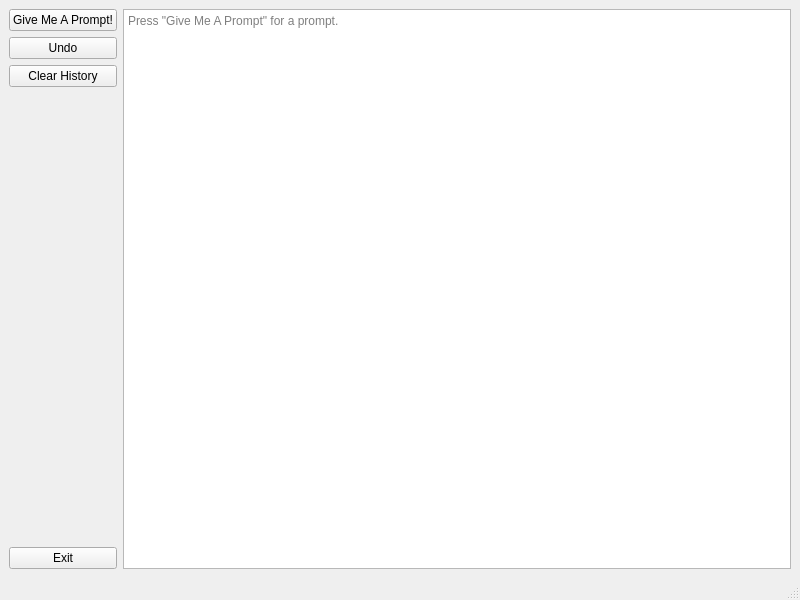
<?xml version="1.0" encoding="UTF-8"?>
<ui version="4.0">
 <class>MainWindow</class>
 <widget class="QMainWindow" name="MainWindow">
  <property name="geometry">
   <rect>
    <x>0</x>
    <y>0</y>
    <width>800</width>
    <height>600</height>
   </rect>
  </property>
  <property name="windowTitle">
   <string>Prompt Generator</string>
  </property>
  <widget class="QWidget" name="centralwidget">
   <layout class="QGridLayout" name="gridLayout">
    <item row="0" column="0">
     <layout class="QVBoxLayout" name="verticalLayout">
      <item>
       <widget class="QPushButton" name="createPrompt">
        <property name="text">
         <string>Give Me A Prompt!</string>
        </property>
       </widget>
      </item>
      <item>
       <widget class="QPushButton" name="pushButton">
        <property name="text">
         <string>Undo</string>
        </property>
       </widget>
      </item>
      <item>
       <widget class="QPushButton" name="pushButton_3">
        <property name="text">
         <string>Clear History</string>
        </property>
       </widget>
      </item>
      <item>
       <spacer name="verticalSpacer">
        <property name="orientation">
         <enum>Qt::Vertical</enum>
        </property>
        <property name="sizeHint" stdset="0">
         <size>
          <width>20</width>
          <height>40</height>
         </size>
        </property>
       </spacer>
      </item>
      <item>
       <widget class="QPushButton" name="pushButton_2">
        <property name="text">
         <string>Exit</string>
        </property>
       </widget>
      </item>
     </layout>
    </item>
    <item row="0" column="1">
     <widget class="QPlainTextEdit" name="plainTextEdit">
      <property name="readOnly">
       <bool>true</bool>
      </property>
      <property name="placeholderText">
       <string>Press &quot;Give Me A Prompt&quot; for a prompt.</string>
      </property>
     </widget>
    </item>
   </layout>
  </widget>
  <widget class="QMenuBar" name="menubar">
   <property name="geometry">
    <rect>
     <x>0</x>
     <y>0</y>
     <width>800</width>
     <height>21</height>
    </rect>
   </property>
  </widget>
  <widget class="QStatusBar" name="statusbar"/>
 </widget>
 <resources/>
 <connections/>
</ui>
